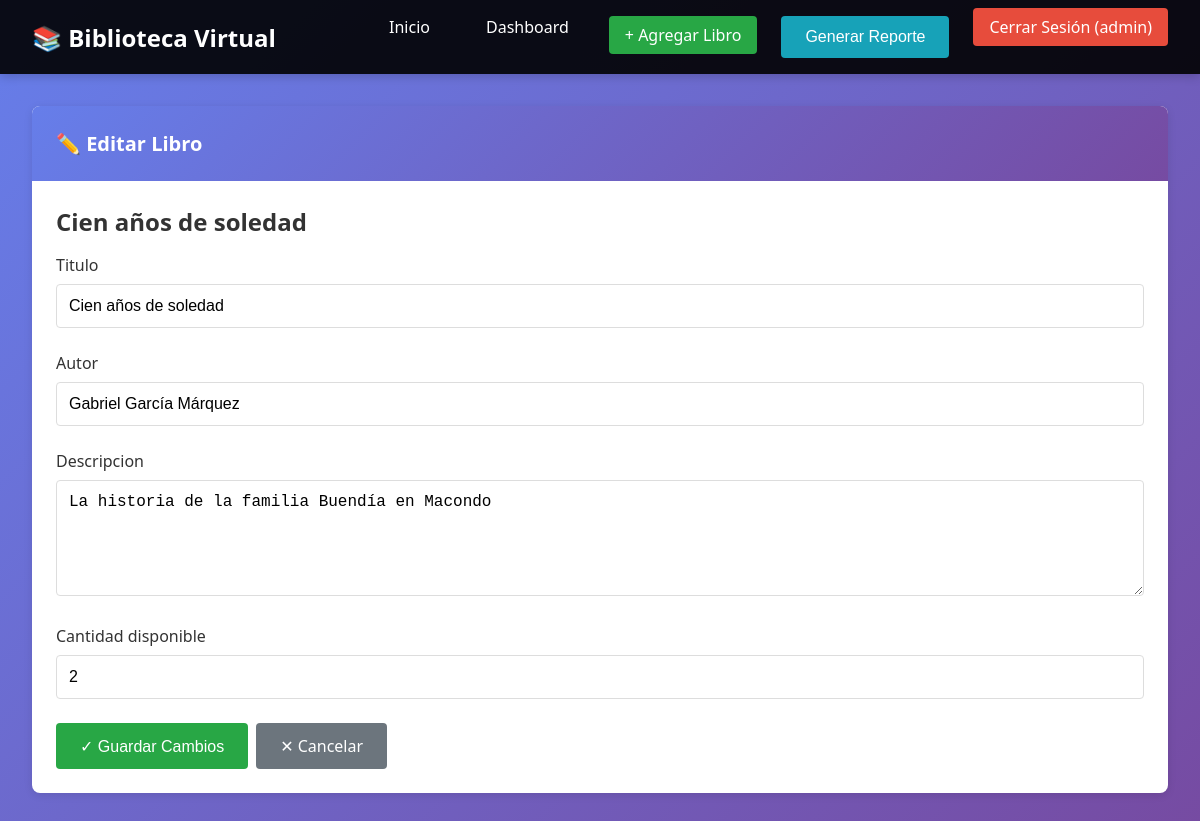
The page /editar/2/ (signed in) on the database its author committed.
### libros/models.py (models this page shows, shortened)
class Libro(models.Model):
    titulo = models.CharField(max_length=200)
    autor = models.CharField(max_length=100)
    descripcion = models.TextField(blank=True, null=True)
    cantidad_disponible = models.IntegerField(default=0)
    fecha_creacion = models.DateTimeField(auto_now_add=True)
    fecha_actualizacion = models.DateTimeField(auto_now=True)
    class Meta:
        ordering = ['-fecha_creacion']

### libros/views.py (the view)
# urls.py: path('editar/<int:libro_id>/', views.editar_libro, name='editar_libro'),
@login_required(login_url='login')
@require_http_methods(["GET", "POST"])
def editar_libro(request, libro_id):
    if not request.user.is_staff:
        messages.error(request, 'No tienes permisos para acceder a esta página.')
        return redirect('lista_libros')
    libro = get_object_or_404(Libro, id=libro_id)
    if request.method == 'POST':
        form = LibroForm(request.POST, instance=libro)
        if form.is_valid():
            form.save()
            messages.success(request, 'Libro actualizado exitosamente.')
            return redirect('dashboard_admin')
    else:
        form = LibroForm(instance=libro)
    return render(request, 'libros/editar_libro.html', {'form': form, 'libro': libro})

### libros/forms.py
class LibroForm(forms.ModelForm):
    class Meta:
        model = Libro
        fields = ['titulo', 'autor', 'descripcion', 'cantidad_disponible']
        widgets = {
            'titulo': forms.TextInput(attrs={
                'class': 'form-control',
                'placeholder': 'Título del libro',
                'required': True
            }),
            'autor': forms.TextInput(attrs={
                'class': 'form-control',
                'placeholder': 'Autor del libro',
                'required': True
            }),
            'descripcion': forms.Textarea(attrs={
                'class': 'form-control',
                'placeholder': 'Descripción del libro',
                'rows': 5
            }),
            'cantidad_disponible': forms.NumberInput(attrs={
                'class': 'form-control',
                'placeholder': 'Cantidad disponible',
                'min': 0,
                'required': True
            }),
        }

### templates/libros/editar_libro.html (shortened to what this page needs)
{% extends 'base.html' %}
{% block content %}
<div class="grid grid-cols-1">
    <div class="card">
        <div class="card-header">
            ✏️ Editar Libro
        </div>
        <div class="card-body">
            <h2 style="color: #333; margin-bottom: 1rem;">{{ libro.titulo }}</h2>
            <form method="post">
                <div class="form-group">
                    <label for="{{ form.titulo.id_for_label }}">{{ form.titulo.label }}</label>
                    {{ form.titulo }}
                </div>
                <div class="form-group">
                    <label for="{{ form.autor.id_for_label }}">{{ form.autor.label }}</label>
                    {{ form.autor }}
                </div>
                <div class="form-group">
                    <label for="{{ form.descripcion.id_for_label }}">{{ form.descripcion.label }}</label>
                    {{ form.descripcion }}
                </div>
                <div class="form-group">
                    <label for="{{ form.cantidad_disponible.id_for_label }}">{{ form.cantidad_disponible.label }}</label>
                    {{ form.cantidad_disponible }}
                </div>
                <div class="btn-group">
                    <button type="submit" class="btn btn-success">✓ Guardar Cambios</button>
                    <a href="{% url 'dashboard_admin' %}" class="btn btn-secondary">✕ Cancelar</a>
                </div>
            </form>
        </div>
    </div>
</div>
{% endblock %}

### templates/base.html (shortened to what this page needs)
{% load static %}
<!DOCTYPE html>
<html lang="es">
<head>
    <link rel="stylesheet" href="{% static 'style.css' %}">
</head>
<body>
    <nav>
        <div class="navbar">
            <a href="{% url 'lista_libros' %}" class="navbar-brand">
                📚 Biblioteca Virtual
            </a>
            <ul class="navbar-menu">
                <li><a href="{% url 'lista_libros' %}">Inicio</a></li>
                {% if user.is_authenticated %}
                    {% if user.is_staff %}
                        <li><a href="{% url 'dashboard_admin' %}">Dashboard</a></li>
                        <li><a href="{% url 'crear_libro' %}" class="btn btn-success">+ Agregar Libro</a></li>
                        <li><button type="button" id="btn-reporte" class="btn btn-info" onclick="solicitarReporte()">Generar Reporte</button></li>
                    {% endif %}
                    <li><a href="{% url 'logout' %}" class="btn-logout">Cerrar Sesión ({{ user.username }})</a></li>
                {% else %}
                    <li><a href="{% url 'login' %}">Iniciar Sesión</a></li>
                {% endif %}
            </ul>
        </div>
    </nav>
    <div class="container">
        {% block content %}{% endblock %}
    </div>
</body>
</html>

### static/style.css (style rules this page uses)
* { margin: 0; padding: 0; box-sizing: border-box; }
body { font-family: 'Segoe UI', Tahoma, Geneva, Verdana, sans-serif; background: linear-gradient(135deg, #667eea 0%, #764ba2 100%); min-height: 100vh; display: flex; flex-direction: column; }
nav { background: rgba(0, 0, 0, 0.9); padding: 1rem 2rem; box-shadow: 0 2px 10px rgba(0, 0, 0, 0.2); }
.navbar { max-width: 1200px; margin: 0 auto; display: flex; justify-content: space-between; align-items: center; }
.navbar-brand { color: #fff; font-size: 1.5rem; font-weight: bold; text-decoration: none; display: flex; align-items: center; gap: 0.5rem; }
.navbar-menu { display: flex; gap: 1.5rem; list-style: none; }
.navbar-menu a { color: #fff; text-decoration: none; padding: 0.5rem 1rem; border-radius: 4px; transition: all 0.3s ease; }
.navbar-menu .btn-logout { background: #e74c3c; color: white; }
.container { flex: 1; max-width: 1200px; margin: 0 auto; padding: 2rem; width: 100%; }
.form-group { margin-bottom: 1.5rem; }
label { display: block; margin-bottom: 0.5rem; color: #333; font-weight: 500; }
.form-control { width: 100%; padding: 0.75rem; border: 1px solid #ddd; border-radius: 4px; font-size: 1rem; transition: border-color 0.3s ease; }
.btn { display: inline-block; padding: 0.75rem 1.5rem; border: none; border-radius: 4px; font-size: 1rem; cursor: pointer; transition: all 0.3s ease; text-decoration: none; text-align: center; }
.btn-secondary { background: #6c757d; color: white; }
.btn-success { background: #28a745; color: white; }
.btn-info { background: #17a2b8; color: white; }
.btn-group { display: flex; gap: 0.5rem; flex-wrap: wrap; }
.card { background: white; border-radius: 8px; box-shadow: 0 2px 8px rgba(0, 0, 0, 0.1); overflow: hidden; transition: transform 0.3s ease, box-shadow 0.3s ease; }
.card-header { padding: 1.5rem; background: linear-gradient(135deg, #667eea 0%, #764ba2 100%); color: white; font-size: 1.25rem; font-weight: bold; }
.card-body { padding: 1.5rem; }
.grid { display: grid; gap: 2rem; }
.grid-cols-1 { grid-template-columns: 1fr; }

### rows shown on the page
Libro: titulo "Cien años de soledad", autor "Gabriel García Márquez", descripcion "La historia de la familia Buendía en Macondo", cantidad_disponible "2"

### other values the page prints
{{ user.username }} "admin"
